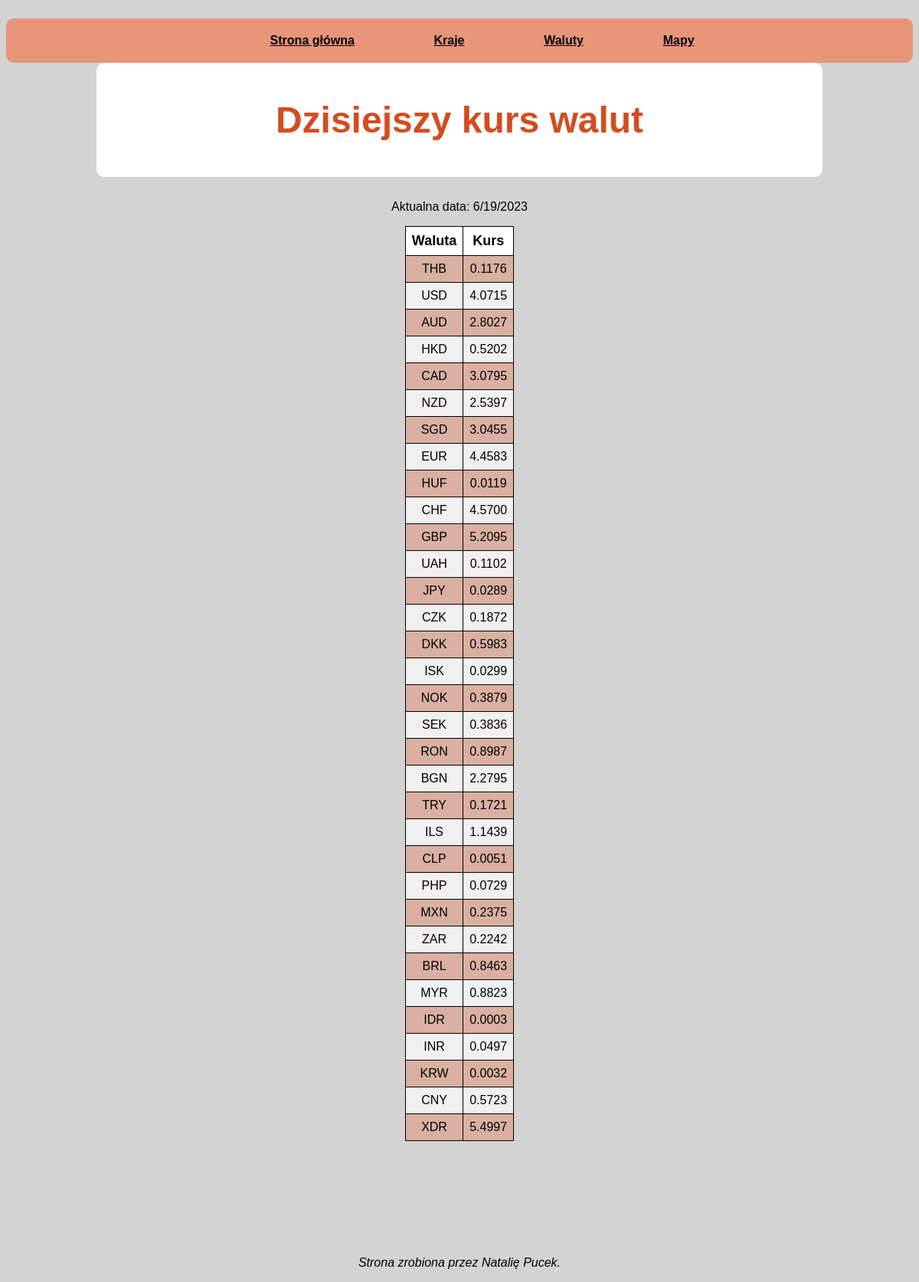
The page /rates/ on the database its author committed.
### currency_rates/models.py (models this page shows, shortened)
class CurrencyRate(models.Model):
    currency_code = models.CharField(max_length=3)
    exchange_rate = models.DecimalField(max_digits=10, decimal_places=4)
    date = models.DateField()

### currency_rates/views.py (the view)
# urls.py: path('rates/', show_currency_rates, name='show_currency_rates'),
def show_currency_rates(request):
    currency_rates = CurrencyRate.objects.all()
    return TemplateResponse(request, 'currency_rates/rates.html', {'currency_rates': currency_rates})

### currency_rates/templates/currency_rates/rates.html (shortened to what this page needs)
{% load static %}
<!DOCTYPE html>
<html lang="en">
<head>
    <link href="{% static 'currency_rates/css/rates.css' %}" rel="stylesheet" />
</head>
<body>
<div class="navigation">
    <a href="{% url 'home_page' %}"> Strona główna </a>
    <a href="{% url 'country_list' %}">Kraje</a>
    <a href="{% url 'currency_' %}">Waluty</a>
    <a href="{% url 'maps' %}">Mapy</a>
</div>
<div class="top">
    <h1>Dzisiejszy kurs walut</h1>
</div>
<p id="time"></p>
    <table class="table">
        <thead>
            <tr>
                <th>Waluta</th>
                <th>Kurs</th>
            </tr>
        </thead>
        <tbody>
            {% for rate in currency_rates %}
            <tr>
                <td>{{ rate.currency_code }}</td>
                <td>{{ rate.exchange_rate }}</td>
            </tr>
            {% endfor %}
        </tbody>
    </table>
<div class="footer">
    <p> Strona zrobiona przez Natalię Pucek.</p>
</div>
</body>
</html>

### currency_rates/static/currency_rates/css/rates.css (style rules this page uses)
.navigation { display: block; margin-top: 2%; background-color: #e8957a; border-radius: 10px; }
.navigation a { display: inline-block; padding: 20px; text-decoration: underline; color: black; margin-left: 5%; font-weight: bolder; }
body { background-color: lightgrey; font-family: Arial, sans-serif; text-align: center; }
.top { background-color: white; padding: 15px; margin-bottom: 30px; text-align: center; font-size: x-large; color: #4f4f4f; border-radius: 10px; margin-left: 10%; margin-right: 10%; }
.top h1 { color: #d24d20; }
.footer { margin: auto; }
.footer p { font-size: 16px; margin-top: 150px; font-style: italic; }
.table { margin: auto; background-color: #d9b0a2; border-collapse: collapse; }
.table tbody tr:nth-child(even) { background-color: #f1efef; }
.table thead { background-color: white; font-size: large; font-weight: bold; border: 1px solid black; }
.table th, .table td { border: 1px solid black; padding: 8px; margin: 5%; }

### rows shown on the page
CurrencyRate: currency_code "THB", exchange_rate "0.1176"
CurrencyRate: currency_code "USD", exchange_rate "4.0715"
CurrencyRate: currency_code "AUD", exchange_rate "2.8027"
CurrencyRate: currency_code "HKD", exchange_rate "0.5202"
CurrencyRate: currency_code "CAD", exchange_rate "3.0795"
CurrencyRate: currency_code "NZD", exchange_rate "2.5397"
CurrencyRate: currency_code "SGD", exchange_rate "3.0455"
CurrencyRate: currency_code "EUR", exchange_rate "4.4583"
CurrencyRate: currency_code "HUF", exchange_rate "0.0119"
CurrencyRate: currency_code "CHF", exchange_rate "4.5700"
CurrencyRate: currency_code "GBP", exchange_rate "5.2095"
CurrencyRate: currency_code "UAH", exchange_rate "0.1102"
CurrencyRate: currency_code "JPY", exchange_rate "0.0289"
CurrencyRate: currency_code "CZK", exchange_rate "0.1872"
CurrencyRate: currency_code "DKK", exchange_rate "0.5983"
CurrencyRate: currency_code "ISK", exchange_rate "0.0299"
CurrencyRate: currency_code "NOK", exchange_rate "0.3879"
CurrencyRate: currency_code "SEK", exchange_rate "0.3836"
CurrencyRate: currency_code "RON", exchange_rate "0.8987"
CurrencyRate: currency_code "BGN", exchange_rate "2.2795"
CurrencyRate: currency_code "TRY", exchange_rate "0.1721"
CurrencyRate: currency_code "ILS", exchange_rate "1.1439"
CurrencyRate: currency_code "CLP", exchange_rate "0.0051"
CurrencyRate: currency_code "PHP", exchange_rate "0.0729"
CurrencyRate: currency_code "MXN", exchange_rate "0.2375"
CurrencyRate: currency_code "ZAR", exchange_rate "0.2242"
CurrencyRate: currency_code "BRL", exchange_rate "0.8463"
CurrencyRate: currency_code "MYR", exchange_rate "0.8823"
CurrencyRate: currency_code "IDR", exchange_rate "0.0003"
CurrencyRate: currency_code "INR", exchange_rate "0.0497"
CurrencyRate: currency_code "KRW", exchange_rate "0.0032"
CurrencyRate: currency_code "CNY", exchange_rate "0.5723"
CurrencyRate: currency_code "XDR", exchange_rate "5.4997"
